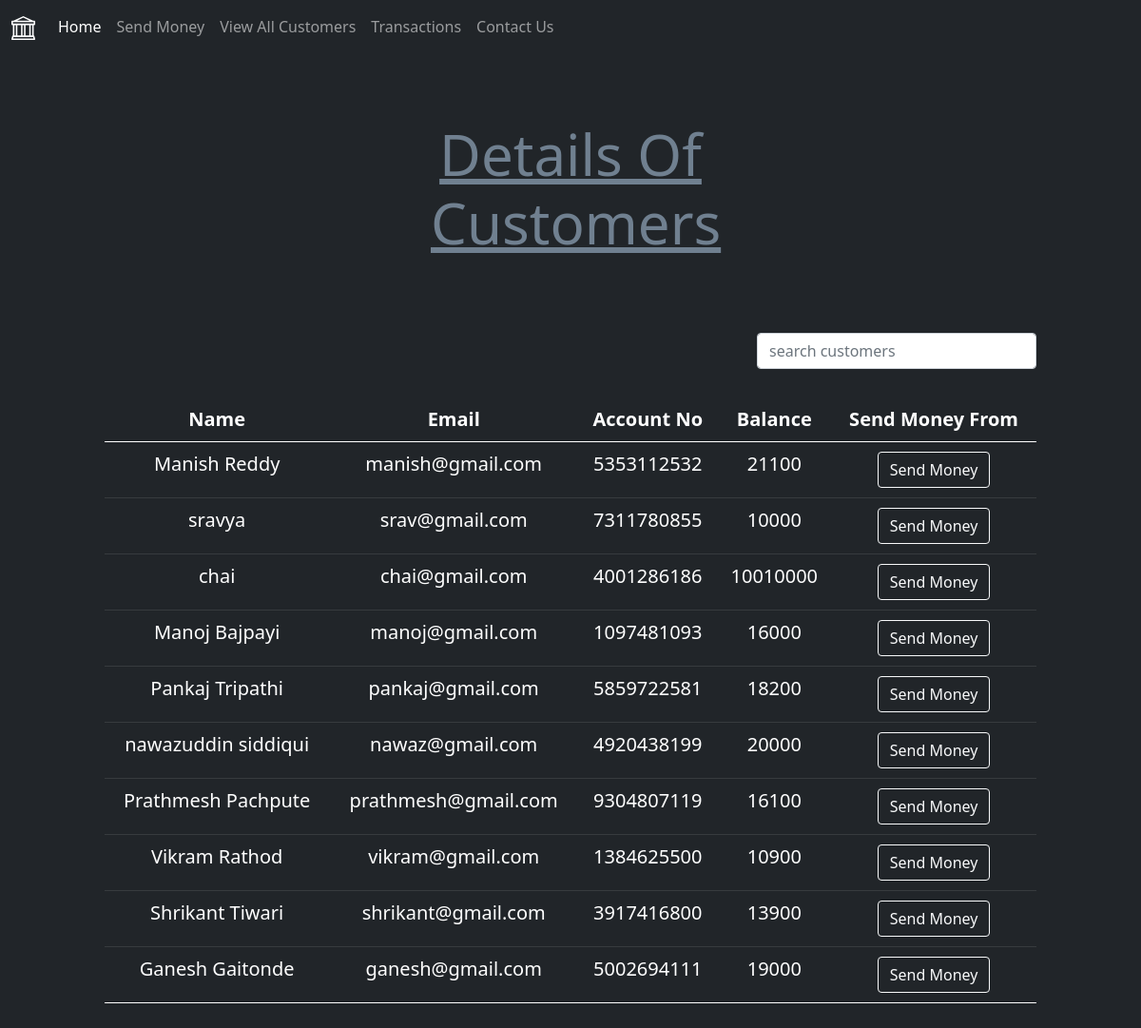
/all_cust.php, run on the app's committed database.
### tables this page shows
CREATE TABLE `users` (
  `sr` int(11) NOT NULL,
  `name` varchar(20) NOT NULL,
  `email` varchar(20) NOT NULL,
  `accno` varchar(10) NOT NULL,
  `blc` bigint(20) NOT NULL
);

### all_cust.php (the view, shortened to what this page needs)
<!doctype html>
<html lang="en">
<head>
    <link href="https://cdn.jsdelivr.net/npm/bootstrap@5.0.2/dist/css/bootstrap.min.css" rel="stylesheet"
>
    <link rel="stylesheet" href="https://cdnjs.cloudflare.com/ajax/libs/font-awesome/5.15.3/css/all.min.css"
 />
</head>
<body style="background-color:#212529;">
    <?php include 'spin.php'; ?>
<nav class="navbar navbar-expand-lg navbar-dark shadow-5-strong">
  <div class="container-fluid">
    <a class="navbar-brand" href="#"></a>
    <div class="collapse navbar-collapse" id="navbarSupportedContent">
      <ul class="navbar-nav me-auto mb-2 mb-lg-0">
        <li class="nav-item">
          <a class="nav-link active" aria-current="page" href="index.php">Home</a>
        </li>
        <li class="nav-item">
          <a class="nav-link" href="send_money.php">Send Money</a>
        </li>
        <li class="nav-item">
          <a class="nav-link" href="all_cust.php">View All Customers</a>
        </li>
        <li class="nav-item">
          <a class="nav-link" href="transactions.php">Transactions</a>
        </li>
        <li class="nav-item">
          <a class="nav-link" href="contact_us.php">Contact Us</a>
        </li>
      </ul>
    </div>
  </div>
</nav>
    <center>
        <div class="container" style="margin-top: 5%; padding:10px 80px 10px 80px; ">
        <div>
                 <h1 style=" color:rgb(112,128,144); font-size:60px; width:30%" class="lead" ><u>Details Of Customers</u></h1>
            </div>
            <br><br><br>
            <div align="right">
            <input class="form-control mb-4" id="tableSearch" type="text"
    placeholder="search customers" style="width:30%;" ></div>
            <?php
    $conn = mysqli_connect($servername, $username, $password, $database);
    if(!$conn){
        die("Connection not established: ".mysqli_connect_error());
    }else{
        $sql = "SELECT * FROM `users`";
        $result = mysqli_query($conn, $sql);
?>
            <table class="table table-dark" style="margin-top: 30px;" id="myTable">
                <thead>
                    <tr class="lead">
                        <th scope="col">Name</th>
                        <th scope="col">Email</th>
                        <th scope="col">Account No</th>
                        <th scope="col">Balance</th>
                        <th scope="col">Send Money From</th>
                    </tr>
                </thead>
                <?php
echo "<tbody>";
        while($row = mysqli_fetch_assoc($result)){
        echo    '
            <tr class="lead">
              <td>'.$row['name'].'</td>
              <td>'.$row['email'].'</td>
              <td>'.$row['accno'].'</td>
              <td>'.$row['blc'].'</td>
              <td style="padding:10px 10px 10px 10px">
              <a href="send_money.php?reads='.$row['accno'].'"
              <button type="button" class="btn btn-outline-light">Send Money</button>
              </a>
              </td>
            </tr>';
    }
    }
    echo "</tbody>";
?>
        </div>
    </center>
</body>
</html>

### spin.php (shortened to what this page needs)
<html>
<head>
<link rel="stylesheet" href="https://cdnjs.cloudflare.com/ajax/libs/font-awesome/5.15.3/css/all.min.css" />
</head>
<body>
    </body>
</html>

### all_cust.php (style rules this page uses)
th, td { text-align: center; }

### data on the page
users: name "Manish Reddy", email "manish@gmail.com", accno "5353112532", blc "21100"
users: name "sravya", email "srav@gmail.com", accno "7311780855", blc "10000"
users: name "chai", email "chai@gmail.com", accno "4001286186", blc "10010000"
users: name "Manoj Bajpayi", email "manoj@gmail.com", accno "1097481093", blc "16000"
users: name "Pankaj Tripathi", email "pankaj@gmail.com", accno "5859722581", blc "18200"
users: name "nawazuddin siddiqui", email "nawaz@gmail.com", accno "4920438199", blc "20000"
users: name "Prathmesh Pachpute", email "prathmesh@gmail.com", accno "9304807119", blc "16100"
users: name "Vikram Rathod", email "vikram@gmail.com", accno "1384625500", blc "10900"
users: name "Shrikant Tiwari", email "shrikant@gmail.com", accno "3917416800", blc "13900"
users: name "Ganesh Gaitonde", email "ganesh@gmail.com", accno "5002694111", blc "19000"
